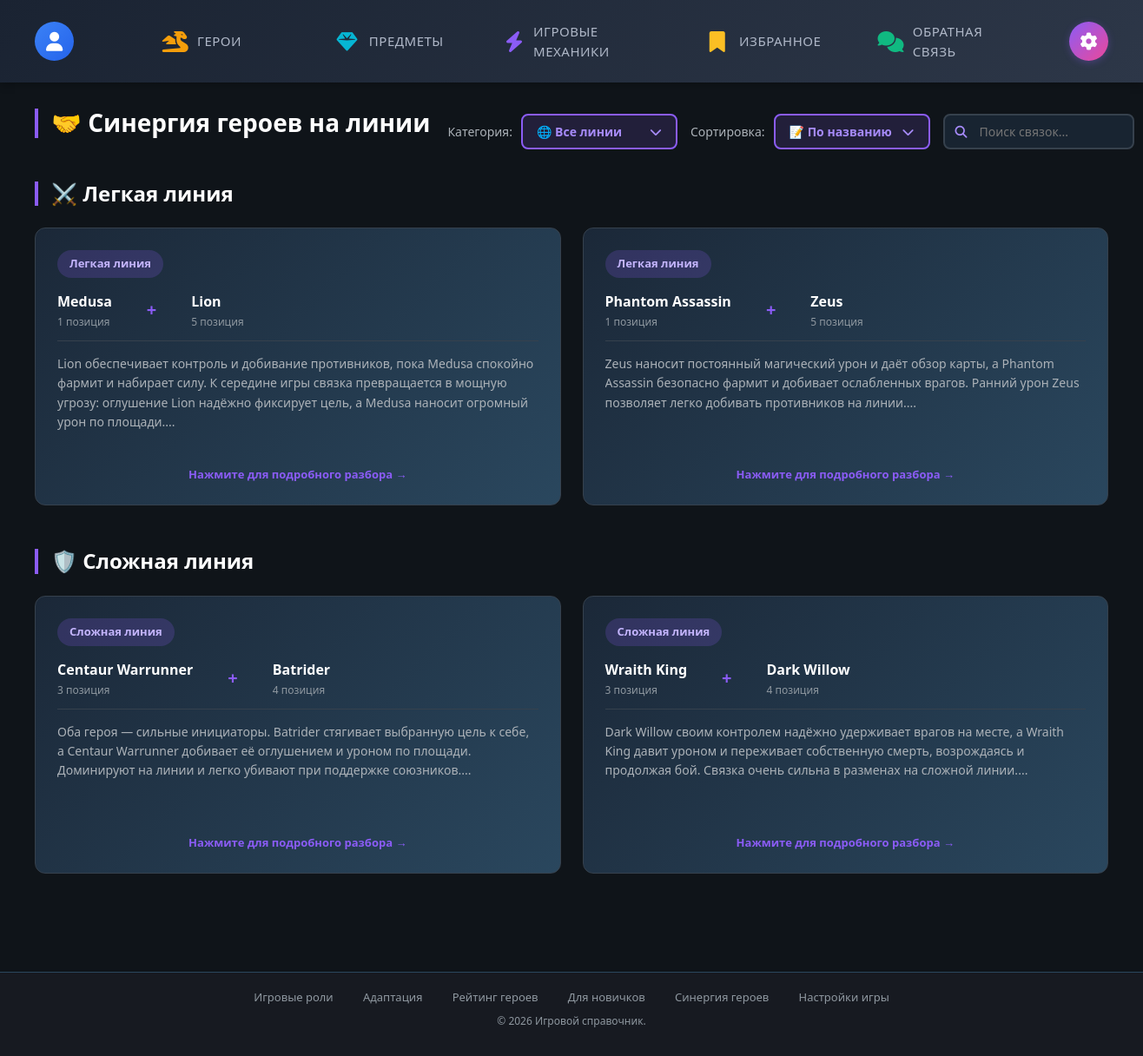
Page /sections/synergy/synergy.php (signed in) on the committed database.
### tables this page shows
CREATE TABLE IF NOT EXISTS game_mechanic (
  id_game_mechanic INT AUTO_INCREMENT PRIMARY KEY,
  title VARCHAR(255) NOT NULL,
  category VARCHAR(100) NOT NULL,
  content TEXT NOT NULL,
  created_date DATETIME DEFAULT CURRENT_TIMESTAMP
);

### sections/synergy/synergy.php (the view, shortened to what this page needs)
<?php
$pdo = getDB();
$searchQuery    = $_GET['search'] ?? '';
$sortBy         = $_GET['sort'] ?? 'name';
$categoryFilter = $_GET['category'] ?? '';
$sql = "SELECT * FROM game_mechanic WHERE category = 'Синергия героев на линии'";
$params = [];
switch ($sortBy) {
    case 'name':
    default:     $sql .= " ORDER BY title ASC"; break;
}
$stmt = $pdo->prepare($sql);
$stmt->execute($params);
$allSynergies = $stmt->fetchAll();
$synergies = ['Легкая линия' => [], 'Сложная линия' => []];
foreach ($allSynergies as $syn) {
    if (preg_match('/Тип линии: (.+)/', $syn['content'], $match)) {
        $laneType = trim($match[1]);
        if (isset($synergies[$laneType])) {
            $synergies[$laneType][] = $syn;
        }
    }
}
$laneEmojis = ['Легкая линия' => '⚔️', 'Сложная линия' => '🛡️'];
$pageTitle = 'Синергия героев на линии';
require_once __DIR__ . '/../../includes/header.php';
?>
<div class="page-header">
    <h1 class="page-title">🤝 <?= $pageTitle ?></h1>
    <div class="controls">
        <div class="filter-group">
            <span class="filter-label">Категория:</span>
            <div class="filter-dropdown">
                <button class="filter-btn" onclick="toggleSynergyFilter()">
                    <span id="currentFilterText"><?= !empty($categoryFilter) && isset($laneEmojis[$categoryFilter]) ? $laneEmojis[$categoryFilter] . ' ' . htmlspecialchars($categoryFilter) : '🌐 Все линии' ?></span>
                    <i class="fas fa-chevron-down"></i>
                </button>
            </div>
        </div>
        <div class="filter-group">
            <span class="filter-label">Сортировка:</span>
            <div class="sort-dropdown">
                <button class="sort-btn" onclick="toggleSynergySort()">
                    <span id="currentSortText"><?= $sortBy === 'date' ? '📅 По дате' : '📝 По названию' ?></span>
                    <i class="fas fa-chevron-down"></i>
                </button>
            </div>
        </div>
        <div class="search-box">
            <i class="fas fa-search search-icon"></i>
            <input type="text" class="search-input" id="searchInputSynergy" placeholder="Поиск связок..." value="<?= htmlspecialchars($searchQuery) ?>">
        </div>
    </div>
</div>
<?php $totalSynergies = array_sum(array_map('count', $synergies)); ?>
<?php if ($totalSynergies === 0): ?>
    <div class="no-results">
        <i class="fas fa-search"></i>
        <p>Записи не найдены</p>
    </div>
<?php else: ?>
    <?php foreach ($synergies as $laneType => $laneSynergies): ?>
        <div class="category-section">
            <h2 class="category-title"><?= $laneEmojis[$laneType] ?? '' ?> <?= htmlspecialchars($laneType) ?></h2>
            <div class="synergy-grid">
                <?php foreach ($laneSynergies as $syn): ?>
                    <a href="<?= BASE_URL ?>/sections/synergy/synergy_detail.php?id=<?= $syn['id_game_mechanic'] ?>" class="synergy-card">
                        <span class="lane-badge"><?= htmlspecialchars($laneType) ?></span>
                        <div class="heroes-row">
                            <?php
                            preg_match_all('/• (.+) \((\d+) позиция\)/', $syn['content'], $heroMatches, PREG_SET_ORDER);
                            $heroCount = count($heroMatches);
                            foreach ($heroMatches as $index => $hm): ?>
                                <div class="hero-item">
                                    <div class="hero-name"><?= htmlspecialchars($hm[1]) ?></div>
                                    <div class="hero-pos"><?= $hm[2] ?> позиция</div>
                                </div>
                                <?php if ($index < $heroCount - 1): ?>
                                    <div class="heroes-plus">+</div>
                                <?php endif; ?>
                            <?php endforeach; ?>
                        </div>
                        <?php
                        $desc = '';
                        if (preg_match('/Описание взаимодействия:\s*(.+)/s', $syn['content'], $descMatch)) {
                            $desc = trim($descMatch[1]);
                        }
                        ?>
                        <div class="preview"><?= htmlspecialchars(mb_substr($desc, 0, 280)) ?>...</div>
                        <div class="click-hint">Нажмите для подробного разбора →</div>
                    </a>
                <?php endforeach; ?>
            </div>
        </div>
    <?php endforeach; ?>
<?php endif; ?>
<?php require_once __DIR__ . '/../../includes/footer.php'; ?>

### css/style.css (style rules this page uses)
* { margin: 0; padding: 0; box-sizing: border-box; }
body { background: #0f1419; color: #e0e0e0; font-family: 'Segoe UI', Tahoma, Geneva, Verdana, sans-serif; min-height: 100vh; display: flex; flex-direction: column; padding-bottom: 80px; }
.page-header { display: flex; justify-content: space-between; align-items: center; margin-bottom: 20px; flex-wrap: wrap; gap: 15px; }
.page-title { color: #fff; font-size: 28px; font-weight: 700; border-left: 4px solid #f59e0b; padding-left: 15px; margin: 0; }
.controls { display: flex; gap: 15px; align-items: center; flex-wrap: nowrap; margin-left: auto; }
.filter-group { display: flex; align-items: center; gap: 10px; }
.filter-label { color: #acb2b8; font-size: 14px; font-weight: 500; }
.filter-dropdown { position: relative; }
.filter-btn { background: rgba(245,158,11,0.15); border: 2px solid #f59e0b; color: #fbbf24; padding: 8px 16px; border-radius: 8px; cursor: pointer; font-weight: 600; font-size: 14px; transition: all 0.3s; display: flex; align-items: center; gap: 8px; }
.search-box { position: relative; }
.search-input { background: rgba(27,40,56,0.8); border: 2px solid #36414d; color: #e0e0e0; padding: 8px 16px 8px 40px; border-radius: 8px; font-size: 14px; width: 220px; transition: all 0.3s; }
.search-icon { position: absolute; left: 14px; top: 50%; transform: translateY(-50%); color: #8f98a0; font-size: 14px; }
.hero-name { font-size: 14px; font-weight: 600; color: #fff; margin-bottom: 6px; }
.page-header { display: flex; justify-content: space-between; align-items: center; gap: 20px; margin-bottom: 30px; flex-wrap: nowrap; }
.page-title { color: #fff; font-size: 28px; font-weight: 700; border-left: 4px solid #8b5cf6; padding-left: 15px; margin: 0; white-space: nowrap; }
.controls { display: flex; gap: 15px; align-items: center; margin-left: auto; white-space: nowrap; }
.filter-label { color: #acb2b8; font-size: 14px; font-weight: 500; white-space: nowrap; }
.filter-dropdown, .sort-dropdown { position: relative; }
.filter-btn, .sort-btn { background: rgba(139,92,246,0.15); border: 2px solid #8b5cf6; color: #a78bfa; padding: 8px 16px; border-radius: 8px; cursor: pointer; font-weight: 600; font-size: 14px; transition: all 0.3s; display: flex; align-items: center; gap: 8px; min-width: 180px; justify-content: space-between; }
.page-title { margin-bottom: 20px !important; }

### includes/header.php (style rules this page uses)
html { overflow-y: scroll; }

### sections/synergy/synergy.php (style rules this page uses)
.search-icon { color: #a78bfa; }
.category-section { margin-bottom: 50px; }
.category-title { color: #fff; font-size: 24px; font-weight: 700; margin-bottom: 25px; padding-left: 15px; border-left: 4px solid #8b5cf6; }
.synergy-grid { display: grid; grid-template-columns: repeat(2, 1fr); gap: 25px; }
.synergy-card { background: linear-gradient(135deg, #1b2838 0%, #2a475e 100%); border: 1px solid #36414d; border-radius: 12px; padding: 25px; transition: all 0.3s; cursor: pointer; text-decoration: none; color: inherit; display: flex; flex-direction: column; height: 320px; }
.lane-badge { display: inline-block; background: rgba(139,92,246,0.2); color: #c4b5fd; padding: 6px 14px; border-radius: 20px; font-size: 13px; font-weight: 600; margin-bottom: 15px; width: fit-content; }
.heroes-row { display: flex; gap: 30px; margin-bottom: 15px; padding-bottom: 12px; border-bottom: 1px solid #36414d; }
.synergy-card .hero-item { text-align: left; }
.synergy-card .hero-name { color: #fff; font-size: 16px; font-weight: 700; margin-bottom: 3px; }
.synergy-card .hero-pos { color: #8f98a0; font-size: 12px; }
.heroes-plus { display: flex; align-items: center; color: #8b5cf6; font-size: 20px; font-weight: 700; padding: 0 10px; }
.synergy-card .preview { color: #acb2b8; font-size: 14px; line-height: 1.6; flex: 1; overflow: hidden; display: -webkit-box; -webkit-line-clamp: 4; -webkit-box-orient: vertical; }
.synergy-card .click-hint { color: #8b5cf6; font-size: 13px; margin-top: 15px; text-align: center; font-weight: 600; }

### rows in the picture
game_mechanic: laneType "Легкая линия", hm "Medusa", hm "1", hm "Lion", hm "5", desc "Lion обеспечивает контроль и добивание противников, пока Medusa спокойно фармит и набирает силу. К середине игры связка превращается в мощную угрозу: оглушение Lion надёжно фиксирует цель, а Medusa наносит огромный урон по площади."
game_mechanic: laneType "Легкая линия", hm "Phantom Assassin", hm "1", hm "Zeus", hm "5", desc "Zeus наносит постоянный магический урон и даёт обзор карты, а Phantom Assassin безопасно фармит и добивает ослабленных врагов. Ранний урон Zeus позволяет легко добивать противников на линии."
game_mechanic: laneType "Сложная линия", hm "Centaur Warrunner", hm "3", hm "Batrider", hm "4", desc "Оба героя — сильные инициаторы. Batrider стягивает выбранную цель к себе, а Centaur Warrunner добивает её оглушением и уроном по площади. Доминируют на линии и легко убивают при поддержке союзников."
game_mechanic: laneType "Сложная линия", hm "Wraith King", hm "3", hm "Dark Willow", hm "4", desc "Dark Willow своим контролем надёжно удерживает врагов на месте, а Wraith King давит уроном и переживает собственную смерть, возрождаясь и продолжая бой. Связка очень сильна в разменах на сложной линии."

### other values in the picture
$pageTitle "Синергия героев на линии"
$laneEmojis[$laneType] "⚔️"
$laneType "Легкая линия"
$laneEmojis[$laneType] "🛡️"
$laneType "Сложная линия"
